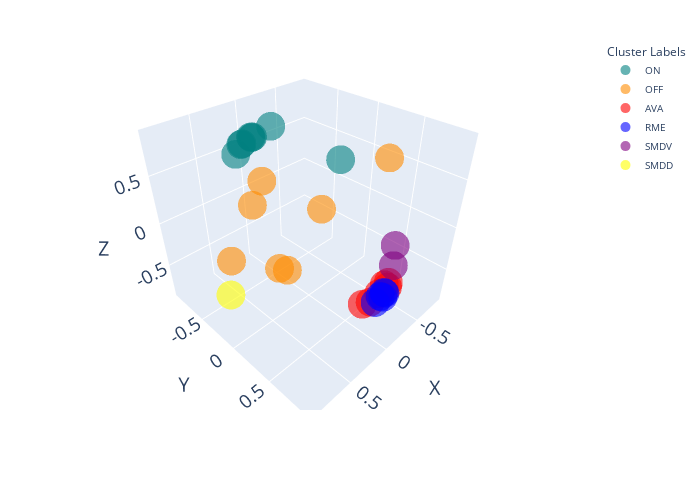

Notebook code cell kept with this figure:
### Code cell
fig = px.scatter_3d(
    data_frame=hyperbolic_df, 
    x='x', 
    y='y', 
    z='z', 
    color='cluster labels', 
    # text='cluster labels',  # assuming 'labels' column contains the point labels
    # title='ON and OFF Neurons',
    labels={'x': 'X', 'y': 'Y', 'z': 'Z'},
    color_discrete_map={'ON': 'teal', 'OFF': '#FF8C00', 'AVA': 'red', 'RME': 'blue', 'SMDV': 'purple', 'SMDD': 'yellow'}
)

fig.update_layout(
    scene=dict(
        xaxis=dict(
            tickvals=[-1, -0.5, 0, 0.5, 1],
            ticktext=['-1', '-0.5', '0', '0.5', '1'],
            title=dict(text='X', font=dict(size=20)),
            tickfont=dict(size=15)
        ),
        yaxis=dict(
            tickvals=[-1, -0.5, 0, 0.5, 1],
            ticktext=['-1', '-0.5', '0', '0.5', '1'],
            title=dict(text='Y ', font=dict(size=20)),
            tickfont=dict(size=15)
            
        ),
        zaxis=dict(
            tickvals=[-1, -0.5, 0, 0.5, 1],
            ticktext=['-1', '-0.5', '0', '0.5', '1'],
            title=dict(text='Z ', font=dict(size=20)),
            tickfont=dict(size=15)
            
        )
    ),
    legend=dict(
        title=dict(text='Cluster Labels', font=dict(size=12)),
        font=dict(size=10)
    # ),
    # title=dict(
    #     text='ON and OFF Neurons',
    #     font=dict(size=15)
    ),
    margin=dict(l=20, r=20, b=90, t=40),
    autosize=True,
    width=700,
    height=500
)

# Customize marker size and opacity for better visualization
fig.update_traces(marker=dict(size=10, opacity=0.6))




fig.show()

### Figure 1 — Plotly figure (JSON) as saved in the notebook; plotly's stock layout.template omitted (floating-point values rounded to 4 significant figures)
{"data": [{"hovertemplate": "cluster labels=ON<br>X=%{x}<br>Y=%{y}<br>Z=%{z}<extra></extra>", "legendgroup": "ON", "marker": {"color": "teal", "opacity": 0.6, "size": 10, "symbol": "circle"}, "mode": "markers", "name": "ON", "scene": "scene", "showlegend": true, "type": "scatter3d", "x": [0.1263, 0.1813, 0.2973, 0.1092, 0.08769, 0.4684, 0.2426, -0.851], "y": [-0.6145, -0.5527, -0.5291, -0.6177, -0.3831, -0.3924, -0.6211, -0.3834], "z": [0.7058, 0.7495, 0.7297, 0.7053, 0.8707, 0.7365, 0.6741, 0.2186]}, {"hovertemplate": "cluster labels=OFF<br>X=%{x}<br>Y=%{y}<br>Z=%{z}<extra></extra>", "legendgroup": "OFF", "marker": {"color": "#FF8C00", "opacity": 0.6, "size": 10, "symbol": "circle"}, "mode": "markers", "name": "OFF", "scene": "scene", "showlegend": true, "type": "scatter3d", "x": [-0.04681, -0.7224, -0.005303, -0.2004, -0.06696, 0.4824, -0.706], "y": [-0.9148, 0.3071, -0.4645, -0.9184, -0.4055, -0.6336, -0.5077], "z": [-0.23, 0.5298, -0.8248, 0.005631, -0.853, -0.5329, -0.3969]}, {"hovertemplate": "cluster labels=AVA<br>X=%{x}<br>Y=%{y}<br>Z=%{z}<extra></extra>", "legendgroup": "AVA", "marker": {"color": "red", "opacity": 0.6, "size": 10, "symbol": "circle"}, "mode": "markers", "name": "AVA", "scene": "scene", "showlegend": true, "type": "scatter3d", "x": [0.1022, 0.03444, 0.01729, 0.1766, 0.2481, 0.08972], "y": [0.9018, 0.9352, 0.9239, 0.8777, 0.8521, 0.9355], "z": [-0.1976, -0.0956, -0.1665, -0.2593, -0.2521, -0.08563]}, {"hovertemplate": "cluster labels=RME<br>X=%{x}<br>Y=%{y}<br>Z=%{z}<extra></extra>", "legendgroup": "RME", "marker": {"color": "blue", "opacity": 0.6, "size": 10, "symbol": "circle"}, "mode": "markers", "name": "RME", "scene": "scene", "showlegend": true, "type": "scatter3d", "x": [0.03021, 0.01432, 0.06368, -0.01264, 0.05873], "y": [0.9056, 0.9051, 0.8529, 0.8727, 0.8922], "z": [-0.2299, -0.2498, -0.3625, -0.34, -0.2668]}, {"hovertemplate": "cluster labels=SMDV<br>X=%{x}<br>Y=%{y}<br>Z=%{z}<extra></extra>", "legendgroup": "SMDV", "marker": {"color": "purple", "opacity": 0.6, "size": 10, "symbol": "circle"}, "mode": "markers", "name": "SMDV", "scene": "scene", "showlegend": true, "type": "scatter3d", "x": [-0.7233, -0.5582], "y": [0.4935, 0.6049], "z": [-0.3758, -0.4733]}, {"hovertemplate": "cluster labels=SMDD<br>X=%{x}<br>Y=%{y}<br>Z=%{z}<extra></extra>", "legendgroup": "SMDD", "marker": {"color": "yellow", "opacity": 0.6, "size": 10, "symbol": "circle"}, "mode": "markers", "name": "SMDD", "scene": "scene", "showlegend": true, "type": "scatter3d", "x": [0.9225], "y": [-0.01971], "z": [-0.2834]}], "layout": {"autosize": true, "height": 500, "legend": {"font": {"size": 10}, "title": {"font": {"size": 12}, "text": "Cluster Labels"}, "tracegroupgap": 0}, "margin": {"b": 90, "l": 20, "r": 20, "t": 40}, "scene": {"domain": {"x": [0, 1], "y": [0, 1]}, "xaxis": {"tickfont": {"size": 15}, "ticktext": ["-1", "-0.5", "0", "0.5", "1"], "tickvals": [-1, -0.5, 0, 0.5, 1], "title": {"font": {"size": 20}, "text": "X"}}, "yaxis": {"tickfont": {"size": 15}, "ticktext": ["-1", "-0.5", "0", "0.5", "1"], "tickvals": [-1, -0.5, 0, 0.5, 1], "title": {"font": {"size": 20}, "text": "Y "}}, "zaxis": {"tickfont": {"size": 15}, "ticktext": ["-1", "-0.5", "0", "0.5", "1"], "tickvals": [-1, -0.5, 0, 0.5, 1], "title": {"font": {"size": 20}, "text": "Z "}}}, "width": 700}}
